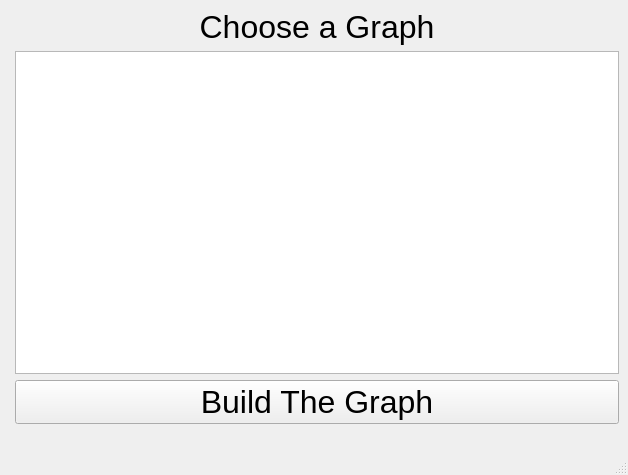
<?xml version="1.0" encoding="UTF-8"?>
<ui version="4.0">
 <class>MainWindow</class>
 <widget class="QMainWindow" name="MainWindow">
  <property name="geometry">
   <rect>
    <x>0</x>
    <y>0</y>
    <width>628</width>
    <height>475</height>
   </rect>
  </property>
  <property name="windowTitle">
   <string>Watch Time Graph Calculater</string>
  </property>
  <widget class="QWidget" name="centralwidget">
   <layout class="QFormLayout" name="formLayout">
    <item row="0" column="1">
     <widget class="QLabel" name="Title">
      <property name="font">
       <font>
        <pointsize>24</pointsize>
       </font>
      </property>
      <property name="text">
       <string>Choose a Graph</string>
      </property>
      <property name="alignment">
       <set>Qt::AlignCenter</set>
      </property>
     </widget>
    </item>
    <item row="2" column="1">
     <widget class="QPushButton" name="build_graph_button">
      <property name="font">
       <font>
        <pointsize>24</pointsize>
       </font>
      </property>
      <property name="text">
       <string>Build The Graph</string>
      </property>
     </widget>
    </item>
    <item row="1" column="1">
     <widget class="QListWidget" name="graph_list"/>
    </item>
    <item row="3" column="1">
     <widget class="QLabel" name="error_output_label">
      <property name="text">
       <string/>
      </property>
     </widget>
    </item>
   </layout>
  </widget>
  <widget class="QMenuBar" name="menubar">
   <property name="geometry">
    <rect>
     <x>0</x>
     <y>0</y>
     <width>628</width>
     <height>21</height>
    </rect>
   </property>
  </widget>
  <widget class="QStatusBar" name="statusbar"/>
 </widget>
 <resources/>
 <connections/>
</ui>
